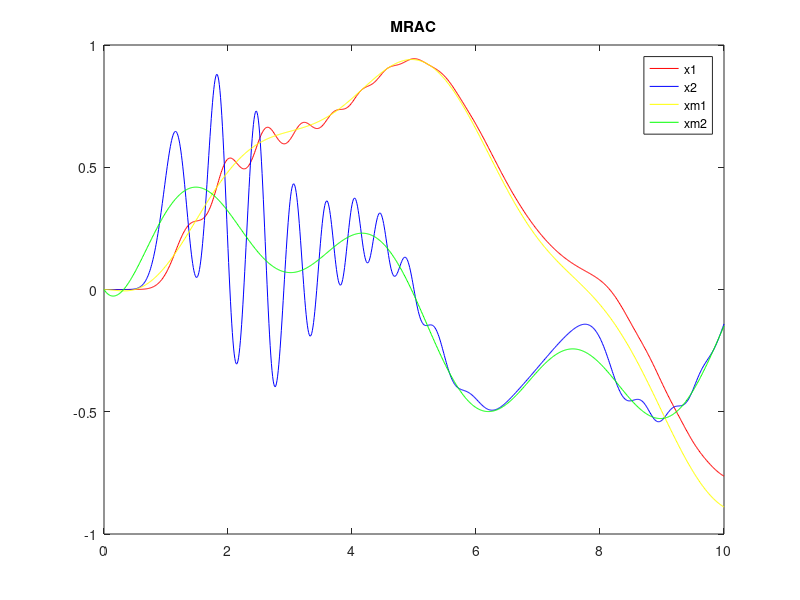

Write the MATLAB code that produced this figure.
%MRAC
clear;clc;
totaltime=10;
delta=0.01;
totalstep=totaltime/delta;

%model
xm1(1)=0;xm2(1)=0;
for k=1:totalstep
%     r(k)=1;
    r(k)=sin(0.5*k*delta)+0.3*cos(2*k*delta+4);
    xm1_dot(k)=xm2(k);
    xm2_dot(k)=-2*xm1(k)-3*xm2(k)+2*r(k);
    xm1(k+1)=xm1(k)+xm1_dot(k)*delta;
    xm2(k+1)=xm2(k)+xm2_dot(k)*delta;
end

%select para.
Q=[1 0;0 1000];
Am=[0 1;-2 -3];bm=2;
b=1;
P=lyap(Am,Q);
gamma0=1;gamma1=0.5;gamma2=4;

theta0(1)=0;theta1(1)=0;theta2(1)=0;
x1(1)=0;x2(1)=0;
for k=1:totalstep
%     r(k)=1;
    r(k)=sin(0.5*k*delta)+0.3*cos(2*k*delta+4);
    u(k)=theta0(k)*r(k)+theta1(k)*x1(k)+theta2(k)*x2(k);
    
    x1_dot(k)=x2(k);
    x2_dot(k)=0.4*x1(k)+1.8*x2(k)+1*u(k);
    x1(k+1)=x1(k)+x1_dot(k)*delta;
    x2(k+1)=x2(k)+x2_dot(k)*delta;
    
    
    e1(k)=xm1(k)-x1(k);
    e2(k)=xm2(k)-x2(k);
    zeta(k)=0.5*(P(1,2)*e1(k)+P(2,2)*e2(k));
    theta0_dot(k)=zeta(k)*r(k)/(b*gamma0);
    theta1_dot(k)=zeta(k)*x1(k)/(b*gamma1);
    theta2_dot(k)=zeta(k)*x2(k)/(b*gamma2);
    
    theta0(k+1)=theta0(k)+theta0_dot(k)*delta;
    theta1(k+1)=theta1(k)+theta1_dot(k)*delta;
    theta2(k+1)=theta2(k)+theta2_dot(k)*delta;
    
end


plot([0:1:totalstep]*delta,x1,'r');hold on;
plot([0:1:totalstep]*delta,x2,'b');hold on;
plot([0:1:totalstep]*delta,xm1,'y');hold on;
plot([0:1:totalstep]*delta,xm2,'g');hold on;
legend('x1','x2','xm1','xm2');
title('MRAC');
